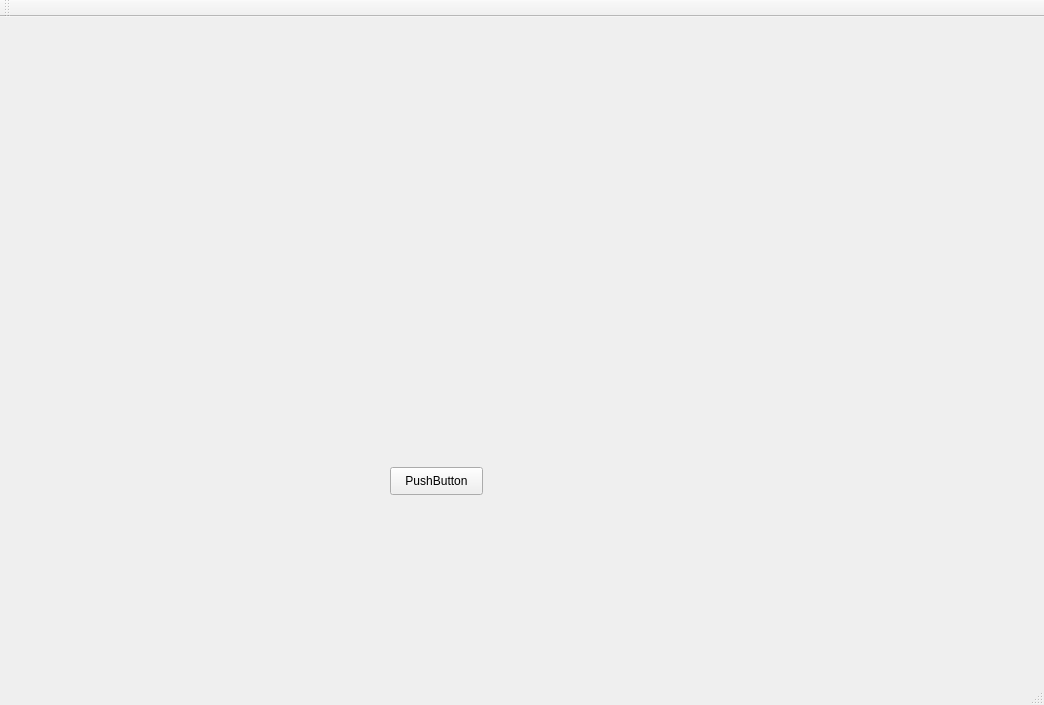
<?xml version="1.0" encoding="UTF-8"?>
<ui version="4.0">
 <class>MainWindow</class>
 <widget class="QMainWindow" name="MainWindow">
  <property name="geometry">
   <rect>
    <x>0</x>
    <y>0</y>
    <width>1044</width>
    <height>705</height>
   </rect>
  </property>
  <property name="windowTitle">
   <string>MainWindow</string>
  </property>
  <widget class="QWidget" name="centralWidget">
   <widget class="QPushButton" name="pushButton">
    <property name="geometry">
     <rect>
      <x>390</x>
      <y>450</y>
      <width>93</width>
      <height>28</height>
     </rect>
    </property>
    <property name="text">
     <string>PushButton</string>
    </property>
   </widget>
  </widget>
  <widget class="QMenuBar" name="menuBar">
   <property name="geometry">
    <rect>
     <x>0</x>
     <y>0</y>
     <width>1044</width>
     <height>26</height>
    </rect>
   </property>
  </widget>
  <widget class="QToolBar" name="mainToolBar">
   <attribute name="toolBarArea">
    <enum>TopToolBarArea</enum>
   </attribute>
   <attribute name="toolBarBreak">
    <bool>false</bool>
   </attribute>
  </widget>
  <widget class="QStatusBar" name="statusBar"/>
 </widget>
 <layoutdefault spacing="6" margin="11"/>
 <resources/>
 <connections/>
</ui>
